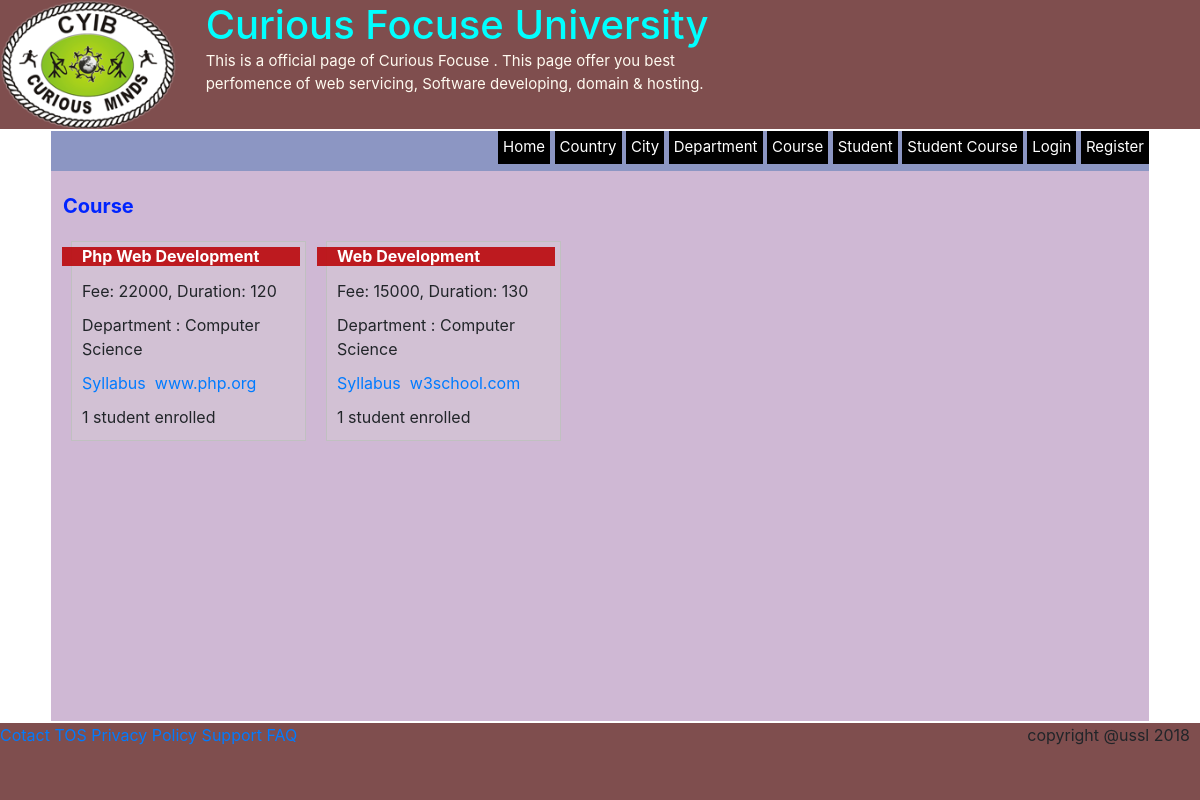
/?a=course, run on the app's committed database.
### tables this page shows
CREATE TABLE `course` (
  `id` int(11) NOT NULL,
  `name` varchar(500) DEFAULT NULL,
  `description` varchar(8000) DEFAULT NULL,
  `fee` float DEFAULT NULL,
  `duration` int(11) DEFAULT NULL,
  `syllabus` varchar(500) DEFAULT NULL,
  `website` varchar(500) DEFAULT NULL,
  `departmentId` int(11) DEFAULT NULL
);

CREATE TABLE `department` (
  `id` int(11) NOT NULL,
  `name` varchar(200) DEFAULT NULL,
  `description` varchar(500) DEFAULT NULL
);

### client/course.php (the view, shortened to what this page needs)
<?php
	$sql = "SELECT c.id, c.name, c.fee, c.duration, department.name as department, c.description, c.syllabus, c.website, (select count(*) from student_course where courseId = c.id) as students  FROM course as c, department WHERE c.departmentId = department.id ";
	$table = mysqli_query($cn,$sql);
	while($row = mysqli_fetch_assoc($table))
	{
		print '<div class = "course">';
		print '<h2>'.htmlentities(ucwords($row["name"])).'</h2>';
		print '<span> Fee: '.htmlentities($row["fee"]).", Duration: ".htmlentities($row["duration"]).'</span>';
		print '<span> Department : '.htmlentities($row["department"]).'</span>';
		print '<span><a href="uploads/syllabus/'.$row["id"].'_'.$row["syllabus"].'">Syllabus</a>&nbsp&nbsp<a href="http://'.$row["website"].'">'.$row["website"].'</a></span>';
		print '<span>'.$row["students"].' student enrolled</span>';
		print '</div>';
	}
?>

### css/index.css (style rules this page uses)
* { margin: 0 auto 0 auto; }
body { background: rgba(137,163,158,0.53); font-family: Segoe, "Segoe UI", "DejaVu Sans", "Trebuchet MS", Verdana, "sans-serif"; font-size: 14px; }

### css/client.css (style rules this page uses)
.course { width: 235px; height: 200px; border: thin solid silver; float: left; margin: 10px; padding: 5px; background: rgba(213,212,212,0.32); position: relative; }
.course span { display: block; padding: 5px; }
.course h2 { font-size: 16px; background: rgba(187,2,5,0.87); font-weight: bold; color: white; margin-left: -15px; padding-left: 20px; }
.course span a { text-decoration: none; }

### data on the page
course: name "Php Web Development", fee "22000", duration "120", departmentId.name "Computer Science", website "www.php.org", students "1"
course: name "Web Development", fee "15000", duration "130", departmentId.name "Computer Science", website "w3school.com", students "1"

### other printed values
str_replace("_"," ",$_GET['a']) "Course"
